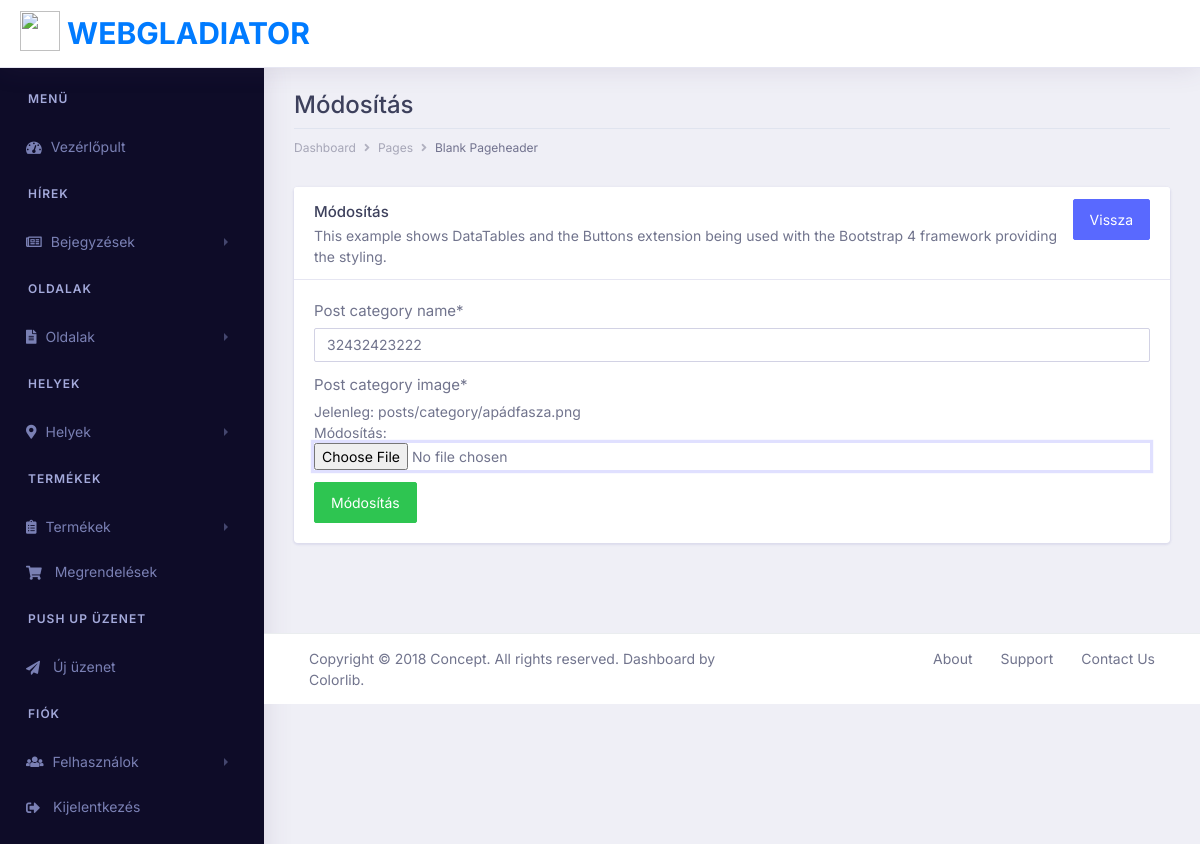
The page /posts/category/update/2 (signed in) on the database as committed earlier.
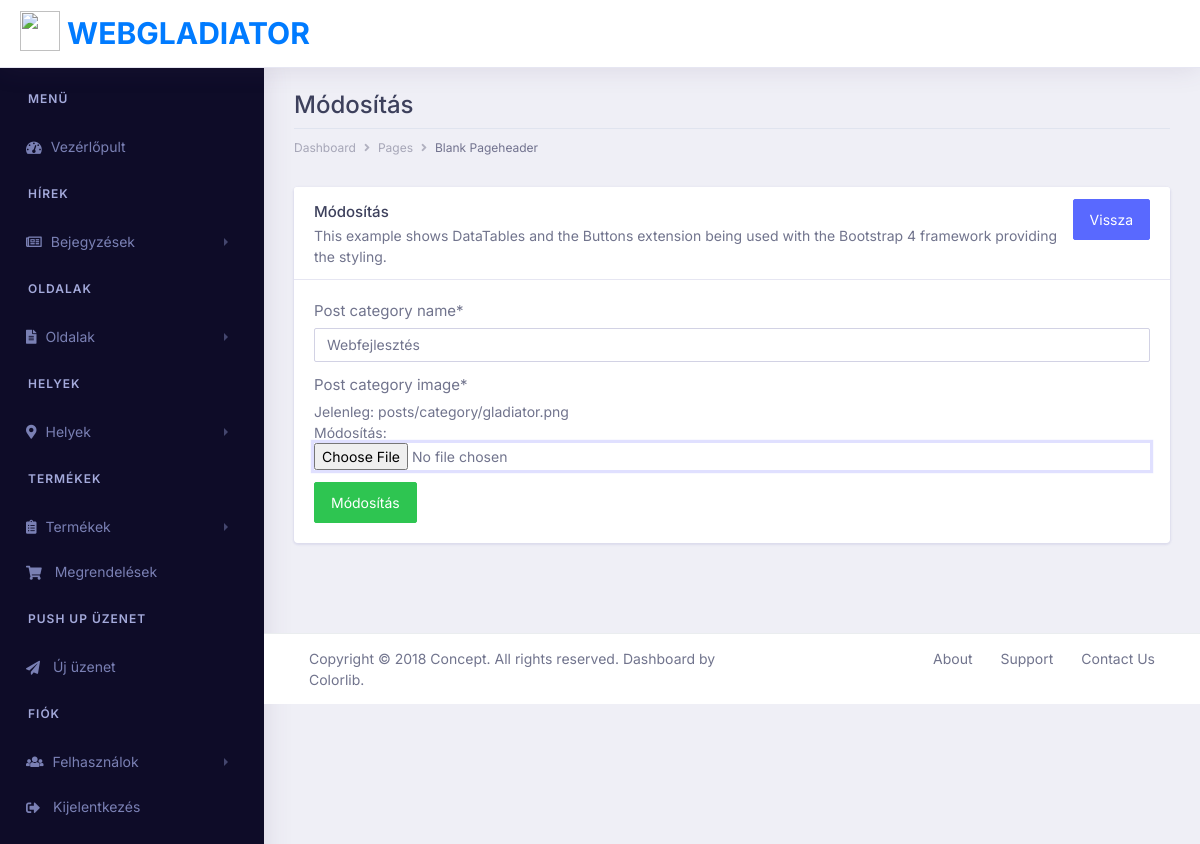
The same page on the database as committed later.
### posts/models.py (models this page shows, shortened)
class PostCategory(models.Model):
    post_category_name = models.CharField(max_length=200, db_index=True)
    post_category_image = models.ImageField(upload_to='posts/category', default='posts/category/default.jpg')

### posts/views.py (the view)
# urls.py: path('category/update/<int:pk>', views.update_category, name='blog_category_update'),
@login_required
def update_category(request, pk):
    category = PostCategory.objects.get(pk=pk)
    if request.method == 'POST':
        form = PostCategoryForm(request.POST, request.FILES, instance=category)
        form.save()
        messages.success(request, 'Sikeresen módosítva!')
        return redirect('post_category_index')
    else:
        form = PostCategoryForm(instance=category)
    return render(request, 'posts/update_category.html', {'form': form})

### posts/forms.py
class PostCategoryForm(ModelForm):
    class Meta:
        model = PostCategory
        fields = '__all__'
        exclude = []
        labels = {}
        help_texts = {}

### posts/templates/posts/update_category.html (shortened to what this page needs)
{% extends "../base_posts.html" %}
{% load crispy_forms_tags %}
{% block content %}
    <div class="row">
        <div class="col-xl-12 col-lg-12 col-md-12 col-sm-12 col-12">
            <div class="page-header">
                <h2 class="pageheader-title">Módosítás</h2>
                <div class="page-breadcrumb">
                    <nav aria-label="breadcrumb">
                        <ol class="breadcrumb">
                            <li class="breadcrumb-item"><a href="#" class="breadcrumb-link">Dashboard</a></li>
                            <li class="breadcrumb-item"><a href="#" class="breadcrumb-link">Pages</a></li>
                            <li class="breadcrumb-item active" aria-current="page">Blank Pageheader</li>
                        </ol>
                    </nav>
                </div>
            </div>
        </div>
    </div>
    <div class="row">
        <div class="col-xl-12 col-lg-12 col-md-12 col-sm-12 col-12">
            <div class="card">
                <div class="card-header">
                    <div class="float-right">
                        <a href="{% url 'post_category_index' %}" class="btn btn-primary">Vissza</a>
                    </div>
                    <h5 class="mb-0">Módosítás</h5>
                    <p>This example shows DataTables and the Buttons extension being used with the Bootstrap 4 framework providing the styling.</p>
                </div>
                <div class="card-body">
                    <form method="POST" enctype="multipart/form-data">
                       {{ form|crispy}}
                       <button class="btn btn-success" type="submit">Módosítás</button>
                    </form>
                </div>
            </div>
        </div>
    </div>
{% endblock %}

Rows that differ between the two databases and show on the page:
changed PostCategory: post_category_name "32432423222" → "Webfejlesztés"
Other text that changed with them:
text no longer shown: "Post category name * Post category image * Jelenleg: posts/category/apádfasza.png Módosítás:"
text now shown: "Post category name * Post category image * Jelenleg: posts/category/gladiator.png Módosítás:"
